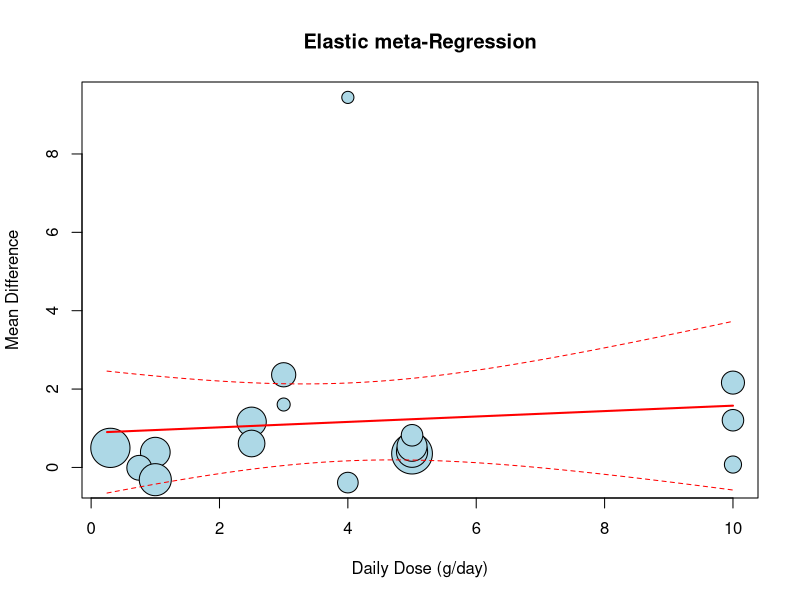
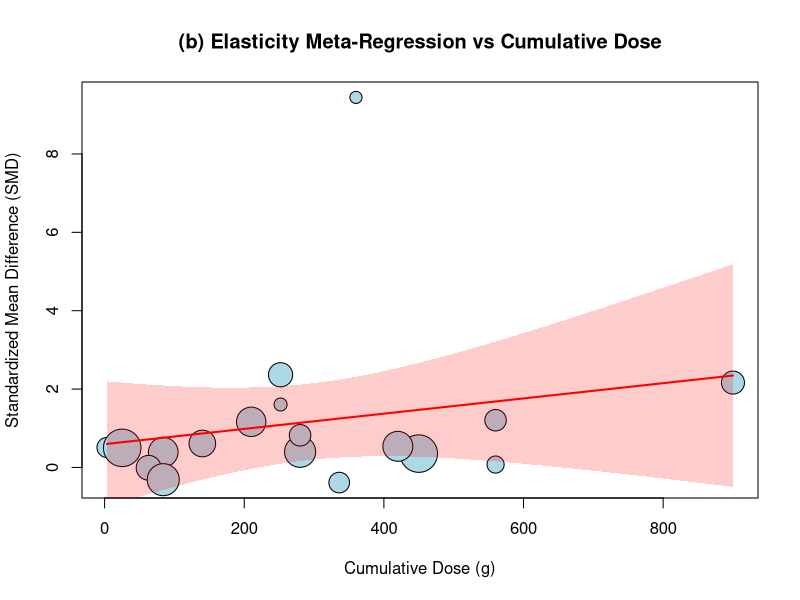

Here is the R script that generated these plots, in order:
library(metafor)
library(readxl)

setwd(dirname(rstudioapi::getActiveDocumentContext()$path))
datain <- read_excel("allelasticfinal.xlsx")


# data in
dat <- data.frame(
  study = datain$study,
  n1 = datain$NE,
  mean1 = datain$ME,
  sd1 = datain$SE,
  n2 = datain$NC,
  mean2 = datain$MC,
  sd2 = datain$SC,
  dose = datain$dose,       # grams/day
  weeks = datain$Time,
  pressure = datain$Pressure,
  suction = datain$Suction,
  ma1 = datain$ma1,
  ma2 = datain$ma2
)
dat$total_dose <- dat$dose*dat$weeks*7


#Set to 1 for just suction methods, 2 for just pressure
methods <- 0
if(methods ==1){
  dat <- dat[dat$suction==1,]
}

if(methods ==2){
  dat <- dat[dat$pressure==1,]
}

#if you just want De Miranda, set this to 1
mir <- 0
if(mir==1){
  dat <- dat[dat$ma1 ==1,]
}

# Compute raw mean differences and variances
escalc_data <- escalc(
  measure = "SMD",
  m1i = mean1, sd1i = sd1, n1i = n1,
  m2i = mean2, sd2i = sd2, n2i = n2,
  data = dat
)

# Fit model with total dose and duration (weeks)
res_weekly <- rma(yi, vi, mods = ~ total_dose + weeks , data = escalc_data)


#Daily variant 
res_daily <- rma(yi, vi, mods = ~ dose + weeks , data = escalc_data)

#Dose variant 
res_dose <- rma(yi, vi, mods = ~ dose , data = escalc_data)
# Predict values across a sequence of daily doses (ignoring weeks)
new_dose <- seq(min(dat$dose), max(dat$dose), length.out = 100)
preds <- predict(res_dose, newmods = new_dose)  # res3 uses mods = ~ dose + weeks

bubble_sizes <- sqrt(1 / escalc_data$vi)
bubble_sizes <- pmax(bubble_sizes, 1.5)  # Set minimum bubble size to 1.5

# Plot raw effect sizes vs dose
plot(dat$dose, escalc_data$yi,
     xlab = "Daily Dose (g/day)",
     ylab = "Mean Difference",
     pch = 21, bg = "lightblue",
     cex =  bubble_sizes,  # Bubble size ~ precision
     main = "Elastic meta-Regression"
)

# Add regression line
lines(new_dose, preds$pred, col = "red", lwd = 2)

# Add confidence interval bands
lines(new_dose, preds$ci.lb, col = "red", lty = 2)
lines(new_dose, preds$ci.ub, col = "red", lty = 2)



library(metafor)

# Fit meta-regression with cumulative dose
res_cum <- rma(yi, vi, mods = ~ total_dose, data = escalc_data)

# Predict across a sequence of cumulative doses
new_total <- seq(min(dat$total_dose), max(dat$total_dose), length.out = 100)
preds_cum <- predict(res_cum, newmods = new_total)

# Bubble sizes ~ precision
bubble_sizes <- sqrt(1 / escalc_data$vi)
bubble_sizes <- pmin(bubble_sizes, 5)  # Limit max size

# Plot
plot(dat$total_dose, escalc_data$yi,
     xlab = "Cumulative Dose (g)",
     ylab = "Standardized Mean Difference (SMD)",
     pch = 21, bg = "lightblue",
     cex = bubble_sizes,
     main = "(b) Elasticity Meta-Regression vs Cumulative Dose"
)

# Add shaded confidence band
polygon(c(new_total, rev(new_total)),
        c(preds_cum$ci.lb, rev(preds_cum$ci.ub)),
        col = rgb(1, 0, 0, 0.2), border = NA)

# Add regression line
lines(new_total, preds_cum$pred, col = "red", lwd = 2)
